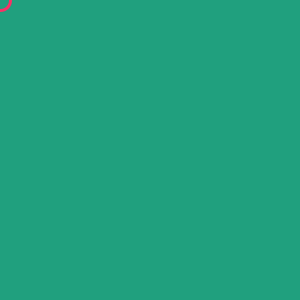
Frame 1 (no input)
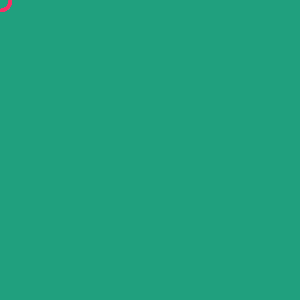
Frame 60 (the mouse pressed at the canvas centre just before this capture)
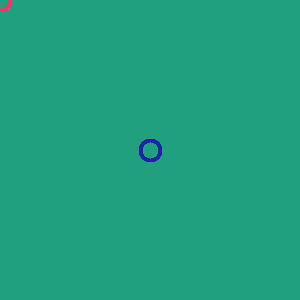
Frame 120 (the mouse held since frame 60 and released just before this capture)

The Processing sketch that drew these frames (run headless with seeded random() and noise(); from frame 60 on, the mouse is pressed at the canvas centre):

// Processing sketch: processing_92690
// ── processing_92690.pde

int baseAngle;
color backgroundCol, strokeCol, fillCol;

// Aufgabe: implementiere weitere "Rules" (triad, analogous, etc.) von kuler.adobe.com

void setup() {
  size(300,300);
  colorMode(HSB, 360, 100,100);
  strokeWeight(3);
  smooth(); 
  setComplementary();
}

void draw() {
  ellipse(mouseX, mouseY, 20,20); 
}
 
void mousePressed() {
 setComplementary();
} 

//------------------ Rule: complementary 
void setComplementary() {
  // Farbwinkel Abstand 180, S fest, B random
  baseAngle = int(random(255));  // Grundfarbe setzen
  backgroundCol = color(baseAngle, 80, 50+random(50));
  strokeCol = color(baseAngle+180, 80, 50+random(50));
   
  background(backgroundCol);
  stroke(strokeCol);
  noFill(); 
} 
 
